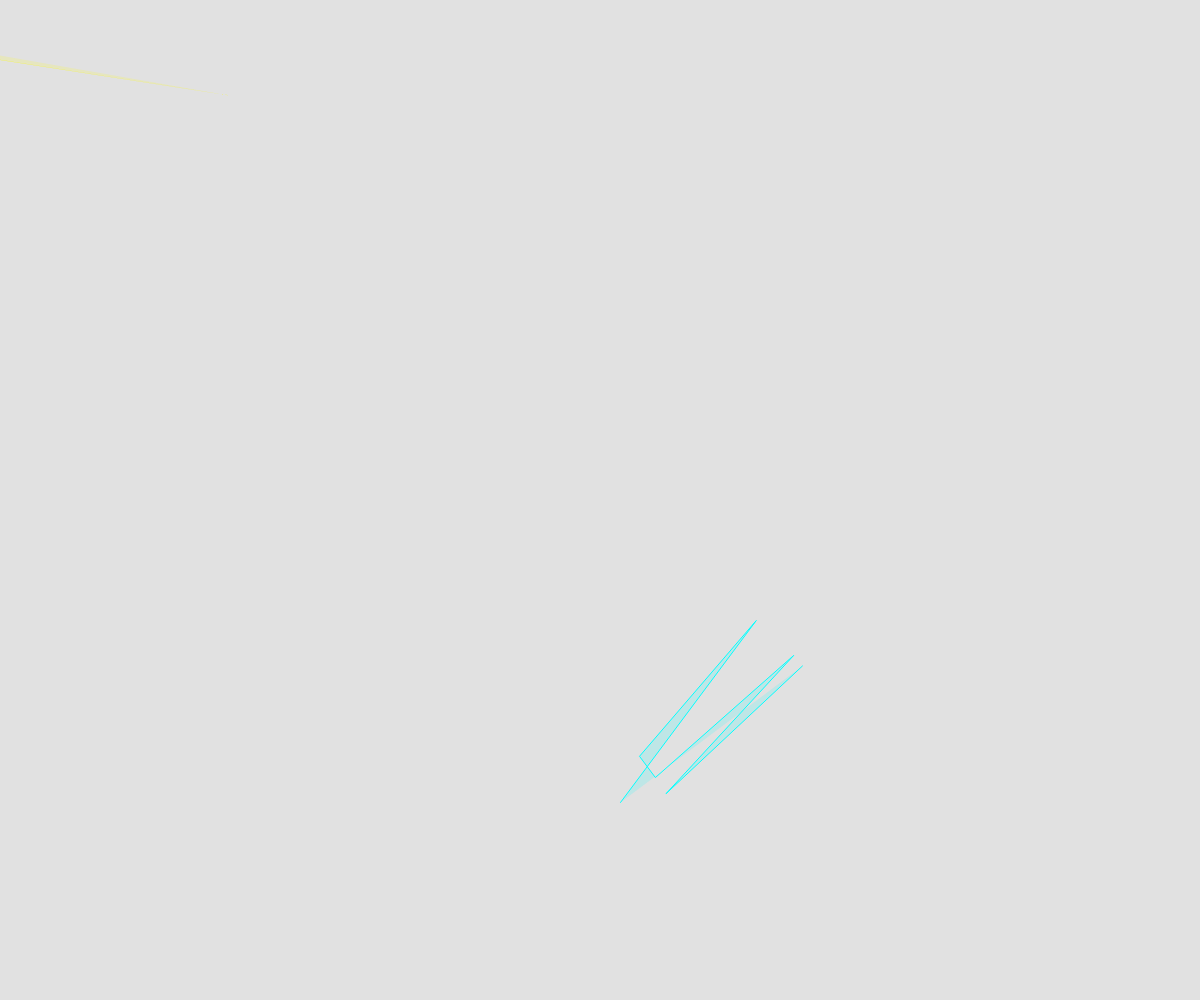
Frame 1 (no input)
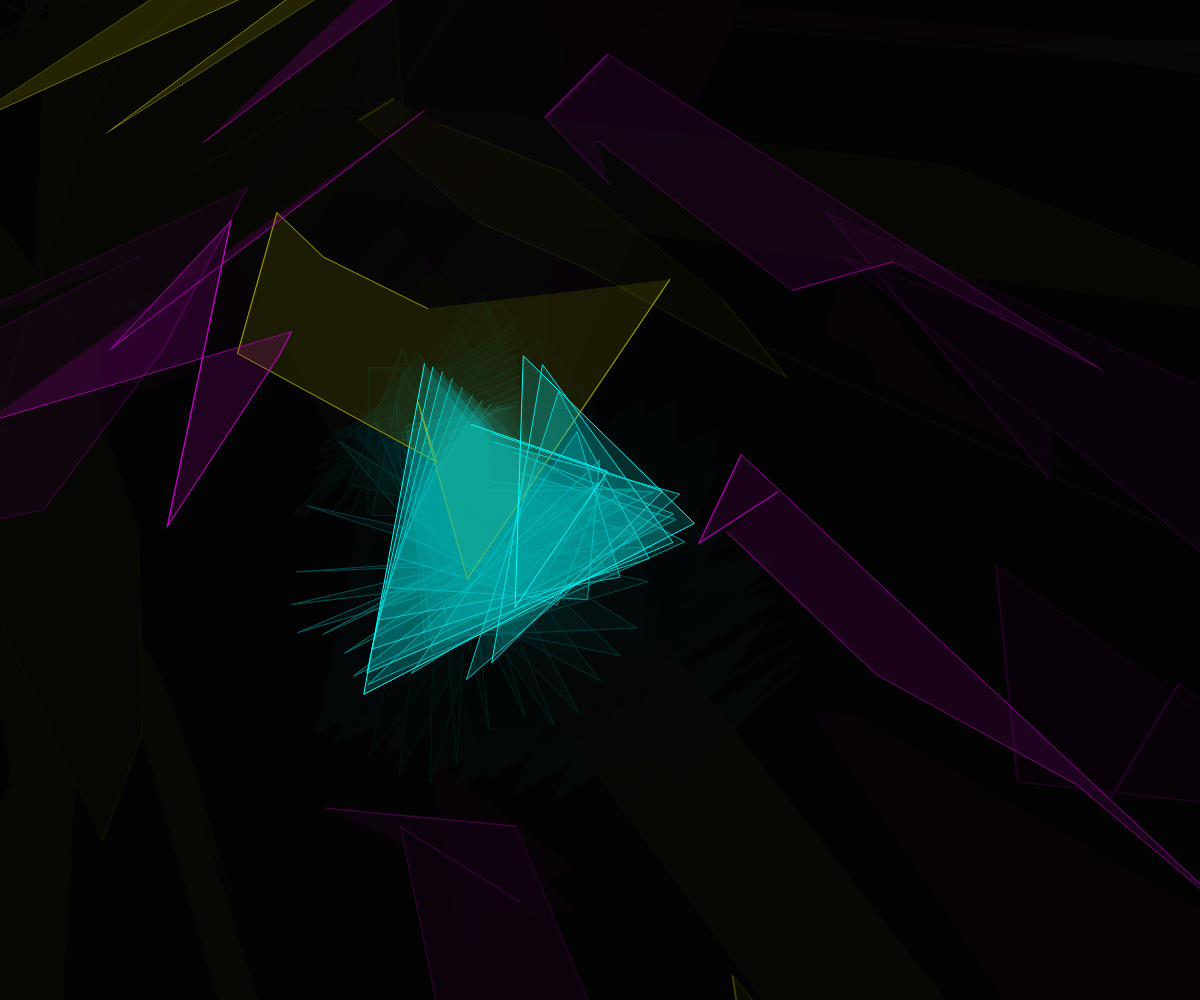
Frame 60 (no input)
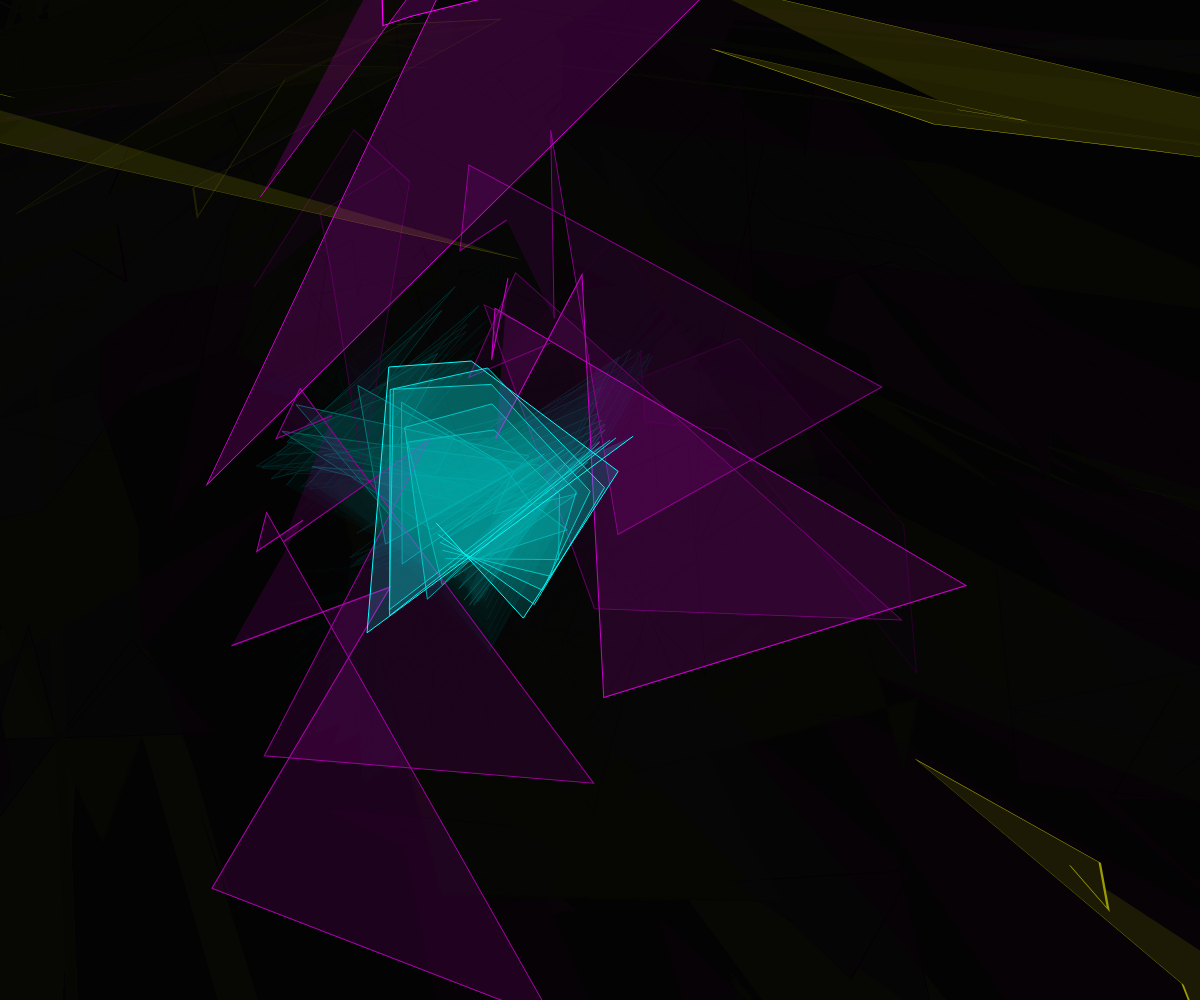
Frame 120 (the mouse pressed at the canvas centre since frame 60)

The p5.js sketch that drew these frames (run headless with seeded random() and noise() and a simulated clock; from frame 60 on, the mouse is pressed at the canvas centre):

// p5.js sketch
// ── sketch.js
function setup() {
  createCanvas(windowWidth, windowHeight);
  frameRate(30);
}

function draw() {
  background(0, 30);
  var noise1 = noise(.01 * frameCount) * width;
  var noise2 = noise(.02 * frameCount) * height;
  var noise3 = noise(.03 * frameCount) * width;
  var noise4 = noise(.04 * frameCount) * height;
  var noise5 = noise(.05 * frameCount) * width;
  var noise6 = noise(.06 * frameCount) * height;
  var noise7 = noise(.07 * frameCount) * width;
  var noise8 = noise(.08 * frameCount) * height;


  var noise11 = noise(.05 * frameCount) * height;
  var noise12 = noise(.06 * frameCount) * width;
  var noise13 = noise(.07 * frameCount) * height;
  var noise14 = noise(.08 * frameCount) * width;
  var noise15 = noise(.035 * frameCount) * width;
  var noise16 = noise(.045 * frameCount) * height;
  var noise17 = noise(.055 * frameCount) * width;
  var noise18 = noise(.062 * frameCount) * height;

  var noise21 = noise(.09 * frameCount) * height / 2;
  var noise22 = noise(.02 * frameCount) * width / 2;
  var noise23 = noise(.08 * frameCount) * height / 2;
  var noise24 = noise(.04 * frameCount) * width / 2;
  var noise25 = noise(.025 * frameCount) * width;
  var noise26 = noise(.058 * frameCount) * height;
  var noise27 = noise(.013 * frameCount) * width;
  var noise28 = noise(.032 * frameCount) * height;

  beginShape();
  stroke(0, noise1, noise2);
  fill(0, noise1, noise2, 40);

  vertex(noise1, noise2);
  vertex(noise2, noise3);
  vertex(noise3, noise4);
  vertex(noise4, noise5);
  vertex(noise6, noise7);
  vertex(noise7, noise8);
  vertex(noise8, noise1);

  endShape();
  shearX(noise1);
  shearY(noise11);

  stroke(noise11, 0, noise12);
  fill(noise11, 0, noise12, 40);
  beginShape();
  vertex(noise11, noise12);
  vertex(noise12, noise13);
  vertex(noise13, noise14);
  vertex(noise14, noise15);
  vertex(noise16, noise17);
  vertex(noise17, noise18);
  vertex(noise18, noise11);
  endShape();
  shearX(noise4);
  shearY(noise14);

  stroke(noise24, noise13, 0);
  fill(noise24, noise13, 0, 40);
  beginShape();
  vertex(noise24, noise23);
  vertex(noise23, noise22);
  vertex(noise22, noise21);
  vertex(noise21, noise24);
  vertex(noise24, noise25);
  vertex(noise26, noise27);
  vertex(noise27, noise28);
  vertex(noise28, noise21);
  endShape();

}
